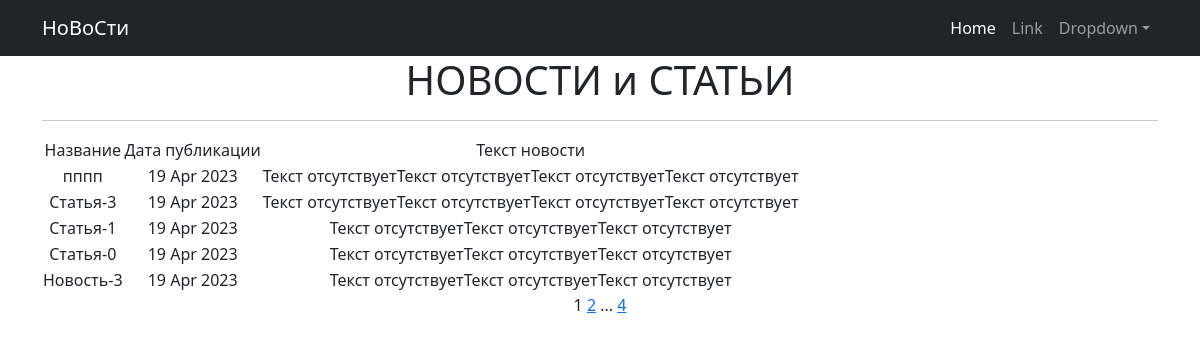
Page /post/ on the earlier database version.
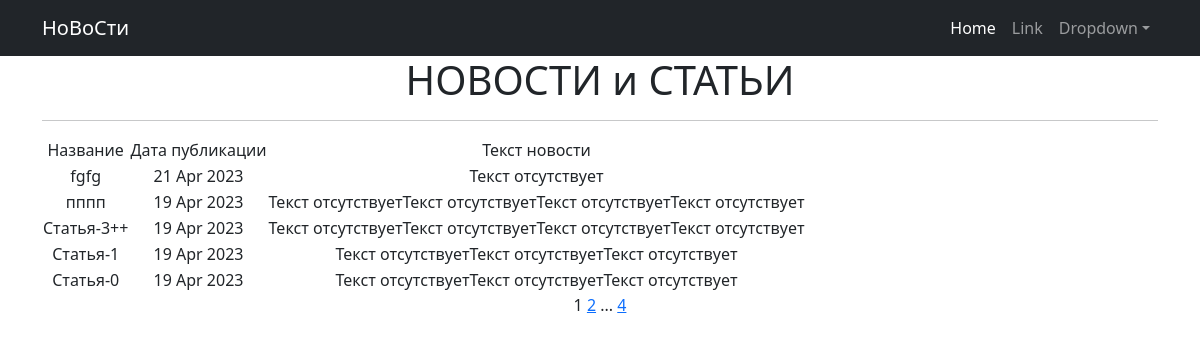
Same page on the later database version.
### news_app/models.py (models this page shows, shortened)
class Post(models.Model):
    NEWS = 'NW'
    ARTICLE = 'AR'
    N_or_A = [(NEWS, 'Новость'), (ARTICLE, 'Статья')]
    author = models.ForeignKey('Author', on_delete=models.CASCADE)
    news_or_article = models.CharField(max_length=2, choices=N_or_A, default=NEWS)
    date_in = models.DateTimeField(auto_now_add=True)
    post_category = models.ManyToManyField(Category, through='PostCategory')
    title = models.CharField(max_length=128)
    text = models.TextField(default="Текст отсутствует")
    post_rating = models.SmallIntegerField(default=0)
    class Meta: # меняем в админке названия моделей на удобоваримый
        verbose_name = 'Пост'
        verbose_name_plural = 'Пост-ы'

### news_app/views.py (the view)
# urls.py: path('', NewsList.as_view(), name='news_list'),
class NewsList(ListView):
    model = Post
    ordering = '-date_in'
    template_name = 'news.html'
    context_object_name = 'news'
    paginate_by = 5

### news_app/templatetags/custom_filters.py (called while the page is built)
@register.filter()
def censor(text):
    text_list = text.split()
    censored_text_list = []
    for word in text_list:
        clean_word = ''.join(s for s in word if s not in string.punctuation)
        if clean_word.lower() in bad_words:
            censored_word = clean_word[0] + (len(clean_word) - 1) * '*'
            censored_text_list.append(word.replace(clean_word, censored_word))
        else:
            censored_text_list.append(word)
    return ' '.join(censored_text_list)

### news_app/templatetags/custom_tags.py (called while the page is built)
@register.simple_tag(takes_context=True)
def url_replace(context, **kwargs):
    d = context['request'].GET.copy() #позволяет скопировать все параметры текущего запроса.
    for k, v in kwargs.items():      #просто устанавливаем новые значения, которые нам передали при использовании тега
        d[k] = v
    return d.urlencode()

### templates/news.html (shortened to what this page needs)
<!DOCTYPE html>
{% extends 'flatpages/default.html' %}
{% load custom_filters %}
{% load custom_tags %}
{% block content %}
    <h1>НОВОСТИ и СТАТЬИ</h1>
   <hr>
   {% if news %}
       <table>
           <tr>
               <td>Название</td>
               <td>Дата публикации</td>
               <td>Текст новости</td>
           </tr>
           {% for p in news %}
           <tr>
               <td>{{ p.title|censor }}</td>
               <td>{{ p.date_in|date:'d M Y' }}</td>
               <td>{{ p.text|censor }}</td>
           </tr>
           {% endfor %}
       </table>
   {% else %}
       <h2>Новостей нет!</h2>
   {% endif %}
   {{ page_obj.number }}
   {% if page_obj.has_next %}
       <a href="?{% url_replace page=page_obj.next_page_number %}">{{ page_obj.next_page_number }}</a>
       {% if paginator.num_pages != page_obj.next_page_number %}
           ...
           <a href="?{% url_replace page=page_obj.paginator.num_pages %}">{{ page_obj.paginator.num_pages }}</a>
       {% endif %}
   {% endif %}
{% endblock content %}

Differences in the rows shown:
no longer on this page (row unchanged): Post: title|censor "Новость-3", date_in "19 Apr 2023", text|censor "Текст отсутствуетТекст отсутствуетТекст отсутствует"
added Post: title|censor "fgfg", date_in "21 Apr 2023", text|censor "Текст отсутствует"
changed Post: title|censor "Статья-3" → "Статья-3++"
